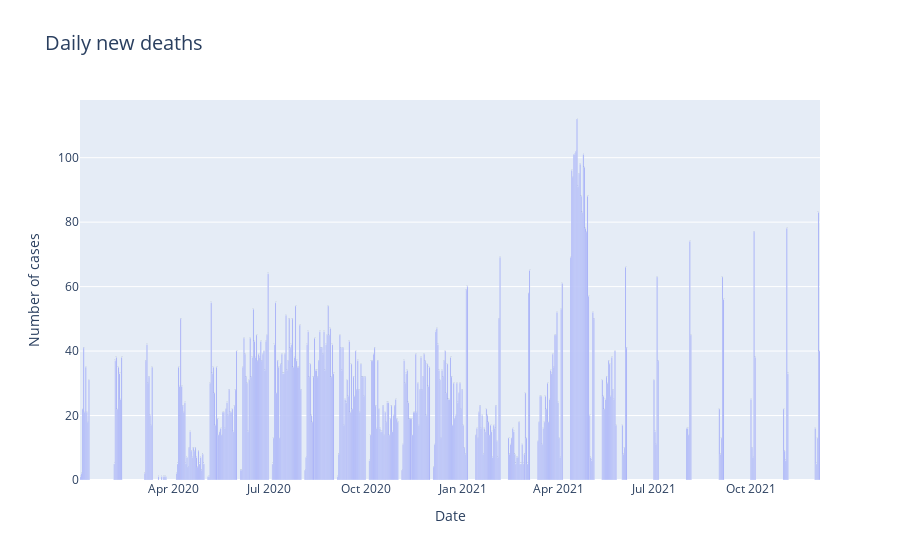

Write notebook code for a chart like this one.
### Code cell
# Daily New Deaths

x=df[df["new_deaths"] != 0]["date"]
y = df[df["new_deaths"] != 0]["new_deaths"]


fig = go.Figure()

fig.add_trace(go.Bar(x=x,
                    y = y,
                    text = y,
                    textposition = "auto"))

fig.update_layout(title = dict(text = "Daily new deaths",
                              font_size = 20
                              ),
                 yaxis = dict(title = "Number of cases"),
                 xaxis = dict(title = "Date"))

### Figure 1 — Plotly figure (JSON) as saved in the notebook; plotly's stock layout.template omitted (floating-point values rounded to 4 significant figures; data arrays with more than 128 entries replaced by an {"elided": "..."} marker saying what was removed)
{"data": [{"text": {"elided": "424 int values"}, "textposition": "auto", "type": "bar", "x": {"elided": "424 str values"}, "y": {"elided": "424 int values"}}], "layout": {"title": {"font": {"size": 20}, "text": "Daily new deaths"}, "xaxis": {"title": {"text": "Date"}}, "yaxis": {"title": {"text": "Number of cases"}}}}
